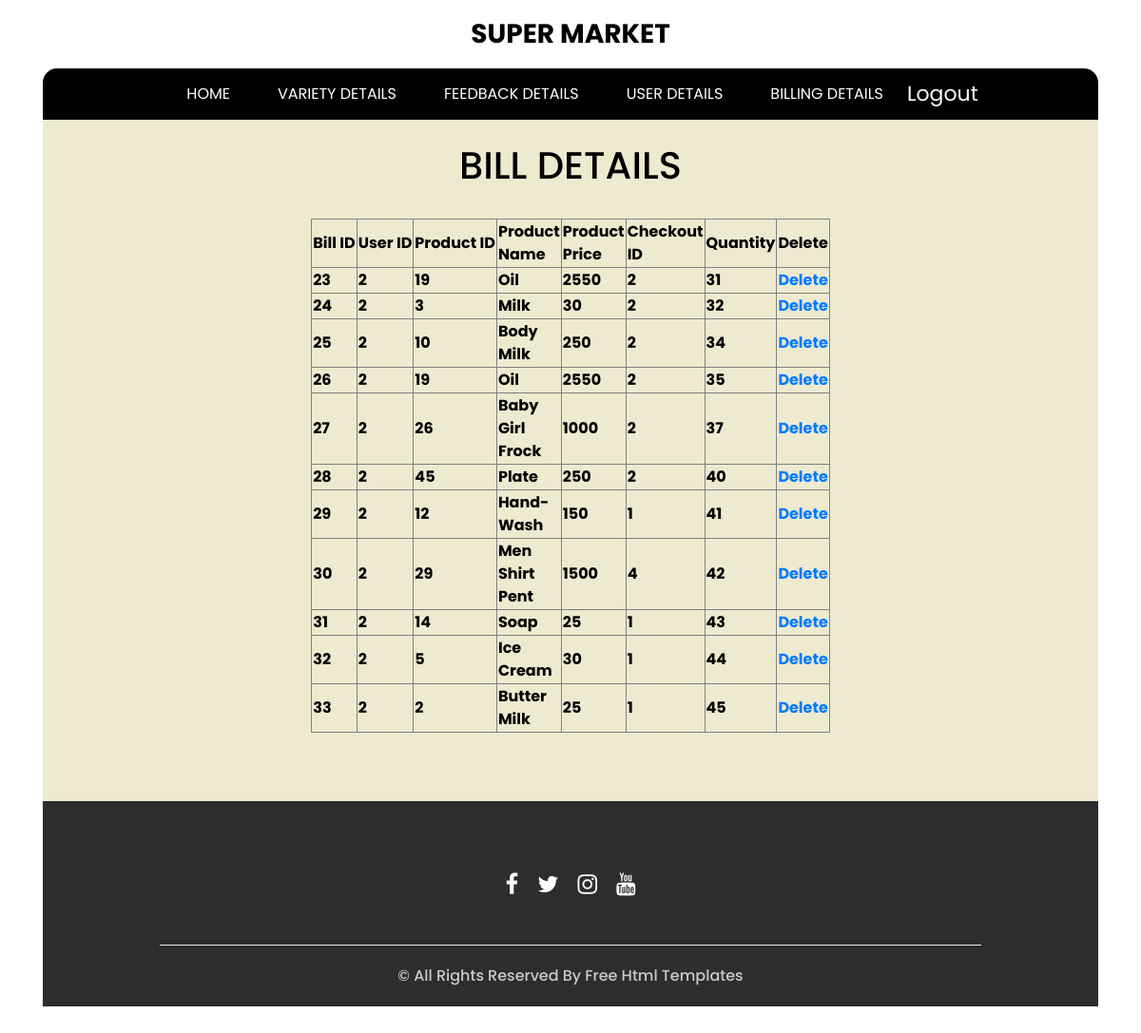
The page /admin1/viewbill.php (signed in) on the database its author committed.
### tables this page shows
CREATE TABLE `bill` (
  `b_id` int(50) NOT NULL,
  `u_id` int(50) NOT NULL,
  `p_id` int(50) NOT NULL,
  `p_nm` varchar(50) NOT NULL,
  `p_price` varchar(50) NOT NULL,
  `qty` int(50) NOT NULL,
  `c_id` int(50) NOT NULL
);

### admin1/viewbill.php (the view, shortened to what this page needs)
<?php
$link=mysqli_connect("localhost","root","");
mysqli_select_db($link,"super_market");
?>
<?php
include "header.php";
?>
<div id="contents">
		<div id="adbox">
			<div class="hero_area">
    <section class="slider_section">
      <div class="slider_container" style="color: black; font-weight: bold;"> <br/>
      <center><h1> BILL DETAILS </h1></center><br/>
		<form action="" method="post">
			<table align="center" border="1" >
	<tr>
		<th>Bill ID</th>
		<th>User ID</th>
		<th>Product ID</th>
		<th>Product Name</th>
		<th>Product Price</th>
		<th>Checkout ID</th>
		<th>Quantity</th>
		<th>Delete</th>
	</tr>
	<?php
		$sel="select * from bill";
		$rs=mysqli_query($link,$sel);
		while($res=mysqli_fetch_array($rs))
		{
	?>
	<tr>
		<td><?php echo $res['b_id']; ?></td>
		<td><?php echo $res['u_id']; ?></td>
		<td><?php echo $res['p_id']; ?></td>
		<td width="50"><?php echo $res['p_nm']; ?></td>
		<td width="50"><?php echo $res['p_price']; ?></td>
		<td width="50"><?php echo $res['qty']; ?></td>
		<td width="50"><?php echo $res['c_id']; ?></td>
		<td><a href="viewbill.php?delete=<?php echo $res['b_id']; ?>">Delete</a></td>
	</tr>
	<?php } ?>
	</table></br>
	</form>
	</div></div>
	</div>
</div>
<?php
include"footer.php";
?>

### admin1/header.php (shortened to what this page needs)
<!DOCTYPE html>
<html>
<head>
  <link rel="stylesheet" type="text/css" href="https://cdnjs.cloudflare.com/ajax/libs/OwlCarousel2/2.3.4/assets/owl.carousel.min.css" />
  <link rel="stylesheet" type="text/css" href="css/bootstrap.css" />
  <link href="css/style.css" rel="stylesheet" />
  <link href="css/responsive.css" rel="stylesheet" />
</head>
<body>
  <div class="hero_area">
    <header class="header_section">
      <nav class="navbar navbar-expand-lg custom_nav-container ">
        <a class="navbar-brand" href="index.html">
          <span>
            Super Market
          </span>
        </a>
        <div class="collapse navbar-collapse" id="navbarSupportedContent">
          <ul class="navbar-nav">
            <li class="nav-item">
              <a class="nav-link" href="index.php" style="color: white;">Home <span class="sr-only">(current)</span></a>
            </li>
            <li class="nav-item">
              <a class="nav-link" href="catalogue.php" style="color: white;">
                Variety Details
              </a>
            </li>
            <li class="nav-item">
              <a class="nav-link" href="viewfeedback.php" style="color: white;">
                Feedback Details
              </a>
            </li>
		<li class="nav-item">
              <a class="nav-link" href="viewuser.php" style="color: white;">
               User Details
              </a>
            </li>
            <li class="nav-item">
              <a class="nav-link" href="viewbill.php" style="color: white;">
                Billing Details
              </a>
            </li>
          <?php
          if(!isset($_SESSION['a_nm']))
          {
          ?>
	  <a href="login.php" style="font-size:22px;" ><font color="white">
<?php echo "Login";
          }
          else
	  {
?>
              <a href="logout.php" style="font-size:22px;"><font color="white">
              <?php   echo "Logout";
            }
                ?>
          </a>
          </ul>
        </div>
      </nav>
    </header>
  </div>
</body>
</html>

### admin1/footer.php
<section class="info_section  layout_padding2-top">
    <div class="social_container">
      <div class="social_box">
        <a href="">
          <i class="fa fa-facebook" aria-hidden="true"></i>
        </a>
        <a href="">
          <i class="fa fa-twitter" aria-hidden="true"></i>
        </a>
        <a href="">
          <i class="fa fa-instagram" aria-hidden="true"></i>
        </a>
        <a href="">
          <i class="fa fa-youtube" aria-hidden="true"></i>
        </a>
      </div>
    </div>
    <footer class=" footer_section">
      <div class="container">
        <p>
          &copy; <span id="displayYear"></span> All Rights Reserved By
          <a href="https://html.design/">Free Html Templates</a>
        </p>
      </div>
    </footer>
  </section>

### css/style.css (style rules this page uses)
body { font-family: "poppins", sans-serif; color: #101010; background-color: #ffffff; }
.layout_padding2-top { padding-top: 45px; }
.hero_area { padding: 0 45px; }
#navbarSupportedContent { width: 100%; background-color: #000; -webkit-box-pack: center; -ms-flex-pack: center; justify-content: center; padding: 10px 0; border-radius: 15px 15px 0 0; }
#navbarSupportedContent .navbar-nav .nav-link { padding: 5px 25px; color: #514f4f; text-align: center; text-transform: uppercase; border-radius: 5px; }
a, a:hover, a:focus { text-decoration: none; }
.navbar-brand { margin: 15px 0; padding: 0; }
.navbar-brand span { font-size: 28px; font-weight: bold; color: #000000; text-transform: uppercase; margin: 0; padding: 0; }
.custom_nav-container { z-index: 99999; padding: 0; -webkit-box-orient: vertical; -webkit-box-direction: normal; -ms-flex-direction: column; flex-direction: column; -webkit-box-align: center; -ms-flex-align: center; align-items: center; }
.slider_section .slider_container { background-color: #e7e3bfba; }
.info_section { position: relative; background-color: #2d2d2d; color: #ffffff; margin: 0 45px 45px; }
.info_section .social_container { -webkit-box-pack: center; -ms-flex-pack: center; justify-content: center; margin-top: 25px; margin-bottom: 30px; }
.info_section .social_container .social_box { display: -webkit-box; display: -ms-flexbox; display: flex; -webkit-box-align: center; -ms-flex-align: center; align-items: center; -webkit-box-pack: center; -ms-flex-pack: center; justify-content: center; }
.info_section .social_container .social_box a { margin: 0 10px; color: #ffffff; font-size: 24px; }
.info_section a { text-transform: none; }
.info_section p { color: #cbc9c9; }
.footer_section { margin-top: 45px; font-weight: 500; }
.footer_section p { padding: 20px 0; margin: 0 auto; text-align: center; border-top: 1.5px solid #eeeeee; width: 80%; }
.footer_section a { color: #cbc9c9; }

### css/responsive.css (style rules this page uses)
@media (min-width: 1200px) { .container { max-width: 1170px; } }

### rows shown on the page
bill: b_id "23", u "2", p "19", p_nm "Oil", p_price "2550", qty "2", c "31"
bill: b_id "24", u "2", p "3", p_nm "Milk", p_price "30", qty "2", c "32"
bill: b_id "25", u "2", p "10", p_nm "Body Milk", p_price "250", qty "2", c "34"
bill: b_id "26", u "2", p "19", p_nm "Oil", p_price "2550", qty "2", c "35"
bill: b_id "27", u "2", p "26", p_nm "Baby Girl Frock", p_price "1000", qty "2", c "37"
bill: b_id "28", u "2", p "45", p_nm "Plate", p_price "250", qty "2", c "40"
bill: b_id "29", u "2", p "12", p_nm "Hand-Wash", p_price "150", qty "1", c "41"
bill: b_id "30", u "2", p "29", p_nm "Men Shirt Pent", p_price "1500", qty "4", c "42"
bill: b_id "31", u "2", p "14", p_nm "Soap", p_price "25", qty "1", c "43"
bill: b_id "32", u "2", p "5", p_nm "Ice Cream", p_price "30", qty "1", c "44"
bill: b_id "33", u "2", p "2", p_nm "Butter Milk", p_price "25", qty "1", c "45"
